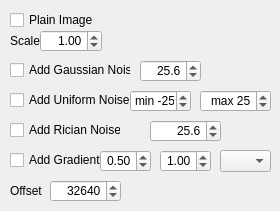
    <widget class="QWidget" name="tab_3">
     <attribute name="title">
      <string>LinearIntOper </string>
     </attribute>
     <widget class="QDoubleSpinBox" name="doubleSpinBoxIntOffset">
      <property name="geometry">
       <rect>
        <x>50</x>
        <y>180</y>
        <width>71</width>
        <height>22</height>
       </rect>
      </property>
      <property name="alignment">
       <set>Qt::AlignRight|Qt::AlignTrailing|Qt::AlignVCenter</set>
      </property>
      <property name="decimals">
       <number>0</number>
      </property>
      <property name="minimum">
       <double>-65536.000000000000000</double>
      </property>
      <property name="maximum">
       <double>65536.000000000000000</double>
      </property>
      <property name="singleStep">
       <double>128.000000000000000</double>
      </property>
      <property name="value">
       <double>32640.000000000000000</double>
      </property>
     </widget>
     <widget class="QDoubleSpinBox" name="doubleSpinBoxIntensityScale">
      <property name="geometry">
       <rect>
        <x>40</x>
        <y>30</y>
        <width>62</width>
        <height>22</height>
       </rect>
      </property>
      <property name="locale">
       <locale language="English" country="UnitedStates"/>
      </property>
      <property name="alignment">
       <set>Qt::AlignRight|Qt::AlignTrailing|Qt::AlignVCenter</set>
      </property>
      <property name="minimum">
       <double>0.000000000000000</double>
      </property>
      <property name="maximum">
       <double>1024.000000000000000</double>
      </property>
      <property name="value">
       <double>1.000000000000000</double>
      </property>
     </widget>
     <widget class="QLabel" name="labelOffset">
      <property name="geometry">
       <rect>
        <x>10</x>
        <y>180</y>
        <width>47</width>
        <height>22</height>
       </rect>
      </property>
      <property name="text">
       <string>Offset</string>
      </property>
     </widget>
     <widget class="QLabel" name="labelScale">
      <property name="geometry">
       <rect>
        <x>10</x>
        <y>30</y>
        <width>47</width>
        <height>22</height>
       </rect>
      </property>
      <property name="text">
       <string>Scale</string>
      </property>
     </widget>
     <widget class="QCheckBox" name="checkBoxAddNoise">
      <property name="geometry">
       <rect>
        <x>10</x>
        <y>60</y>
        <width>121</width>
        <height>20</height>
       </rect>
      </property>
      <property name="text">
       <string>Add Gaussian Noise</string>
      </property>
     </widget>
     <widget class="QDoubleSpinBox" name="doubleSpinBoxGaussNianoiseSigma">
      <property name="geometry">
       <rect>
        <x>140</x>
        <y>60</y>
        <width>61</width>
        <height>22</height>
       </rect>
      </property>
      <property name="locale">
       <locale language="English" country="UnitedStates"/>
      </property>
      <property name="alignment">
       <set>Qt::AlignRight|Qt::AlignTrailing|Qt::AlignVCenter</set>
      </property>
      <property name="prefix">
       <string/>
      </property>
      <property name="decimals">
       <number>1</number>
      </property>
      <property name="maximum">
       <double>65535.000000000000000</double>
      </property>
      <property name="singleStep">
       <double>1.000000000000000</double>
      </property>
      <property name="value">
       <double>25.600000000000001</double>
      </property>
     </widget>
     <widget class="QCheckBox" name="checkBoxAddGradient">
      <property name="geometry">
       <rect>
        <x>10</x>
        <y>150</y>
        <width>91</width>
        <height>20</height>
       </rect>
      </property>
      <property name="text">
       <string>Add Gradient</string>
      </property>
     </widget>
     <widget class="QComboBox" name="comboBoxGradientDirection">
      <property name="geometry">
       <rect>
        <x>220</x>
        <y>150</y>
        <width>51</width>
        <height>22</height>
       </rect>
      </property>
     </widget>
     <widget class="QCheckBox" name="checkBoxAddRician">
      <property name="geometry">
       <rect>
        <x>10</x>
        <y>120</y>
        <width>111</width>
        <height>20</height>
       </rect>
      </property>
      <property name="text">
       <string>Add Rician Noise</string>
      </property>
     </widget>
     <widget class="QDoubleSpinBox" name="doubleSpinBoxRicianS">
      <property name="geometry">
       <rect>
        <x>150</x>
        <y>120</y>
        <width>71</width>
        <height>22</height>
       </rect>
      </property>
      <property name="locale">
       <locale language="English" country="UnitedStates"/>
      </property>
      <property name="alignment">
       <set>Qt::AlignRight|Qt::AlignTrailing|Qt::AlignVCenter</set>
      </property>
      <property name="prefix">
       <string/>
      </property>
      <property name="decimals">
       <number>1</number>
      </property>
      <property name="maximum">
       <double>256.000000000000000</double>
      </property>
      <property name="value">
       <double>25.600000000000001</double>
      </property>
     </widget>
     <widget class="QCheckBox" name="checkBoxAddUniformNoise">
      <property name="geometry">
       <rect>
        <x>10</x>
        <y>90</y>
        <width>121</width>
        <height>20</height>
       </rect>
      </property>
      <property name="text">
       <string>Add Uniform Noise</string>
      </property>
     </widget>
     <widget class="QSpinBox" name="spinBoxUniformNoiseStart">
      <property name="geometry">
       <rect>
        <x>130</x>
        <y>90</y>
        <width>61</width>
        <height>22</height>
       </rect>
      </property>
      <property name="alignment">
       <set>Qt::AlignRight|Qt::AlignTrailing|Qt::AlignVCenter</set>
      </property>
      <property name="suffix">
       <string/>
      </property>
      <property name="prefix">
       <string>min </string>
      </property>
      <property name="minimum">
       <number>-65535</number>
      </property>
      <property name="maximum">
       <number>65535</number>
      </property>
      <property name="value">
       <number>-25</number>
      </property>
     </widget>
     <widget class="QSpinBox" name="spinBoxUniformNoiseStop">
      <property name="geometry">
       <rect>
        <x>200</x>
        <y>90</y>
        <width>71</width>
        <height>22</height>
       </rect>
      </property>
      <property name="alignment">
       <set>Qt::AlignRight|Qt::AlignTrailing|Qt::AlignVCenter</set>
      </property>
      <property name="prefix">
       <string>max </string>
      </property>
      <property name="maximum">
       <number>65535</number>
      </property>
      <property name="value">
       <number>25</number>
      </property>
     </widget>
     <widget class="QCheckBox" name="checkBoxPlainImage">
      <property name="geometry">
       <rect>
        <x>10</x>
        <y>10</y>
        <width>91</width>
        <height>20</height>
       </rect>
      </property>
      <property name="text">
       <string>Plain Image</string>
      </property>
     </widget>
     <widget class="QDoubleSpinBox" name="doubleSpinBoxGradNominator">
      <property name="geometry">
       <rect>
        <x>100</x>
        <y>150</y>
        <width>51</width>
        <height>22</height>
       </rect>
      </property>
      <property name="locale">
       <locale language="English" country="UnitedStates"/>
      </property>
      <property name="alignment">
       <set>Qt::AlignRight|Qt::AlignTrailing|Qt::AlignVCenter</set>
      </property>
      <property name="maximum">
       <double>10.000000000000000</double>
      </property>
      <property name="singleStep">
       <double>0.250000000000000</double>
      </property>
      <property name="value">
       <double>0.500000000000000</double>
      </property>
     </widget>
     <widget class="QDoubleSpinBox" name="doubleSpinBoxGradDenominator">
      <property name="geometry">
       <rect>
        <x>160</x>
        <y>150</y>
        <width>51</width>
        <height>22</height>
       </rect>
      </property>
      <property name="locale">
       <locale language="English" country="UnitedStates"/>
      </property>
      <property name="alignment">
       <set>Qt::AlignRight|Qt::AlignTrailing|Qt::AlignVCenter</set>
      </property>
      <property name="maximum">
       <double>10.000000000000000</double>
      </property>
      <property name="singleStep">
       <double>1.000000000000000</double>
      </property>
      <property name="value">
       <double>1.000000000000000</double>
      </property>
     </widget>
    </widget>
